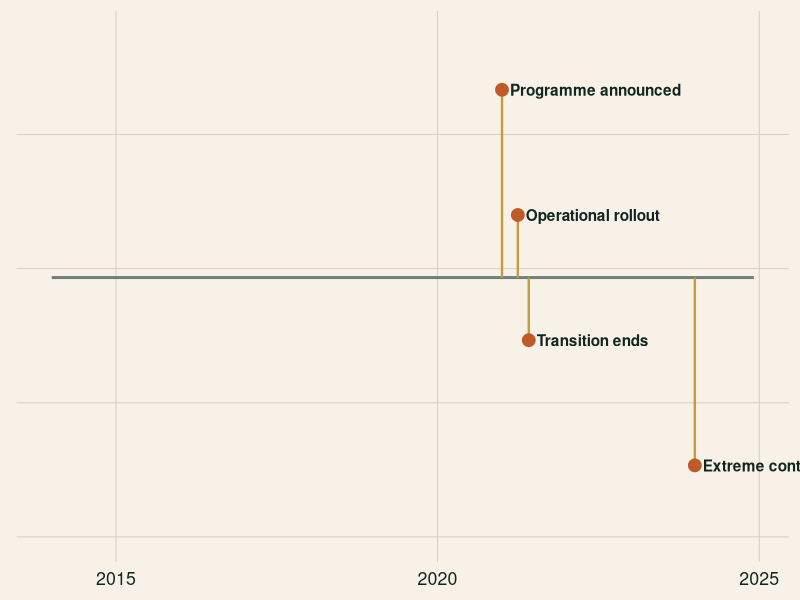
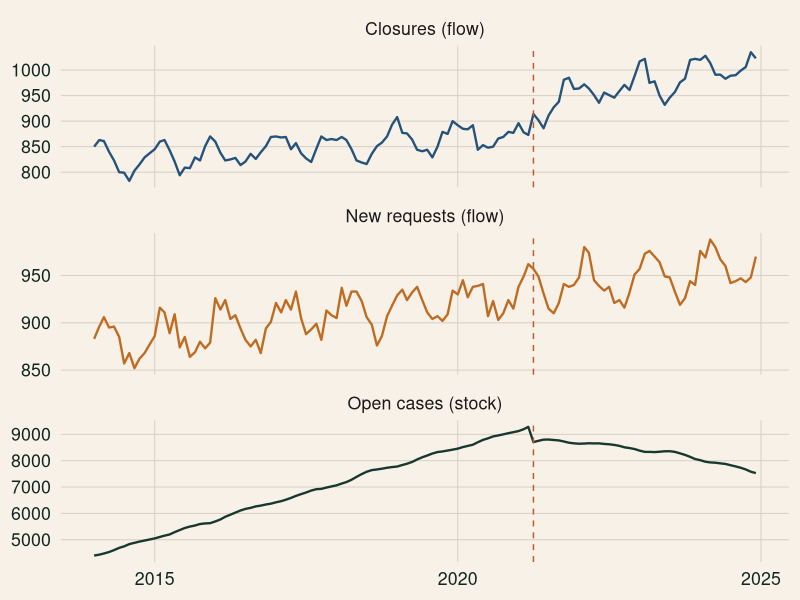
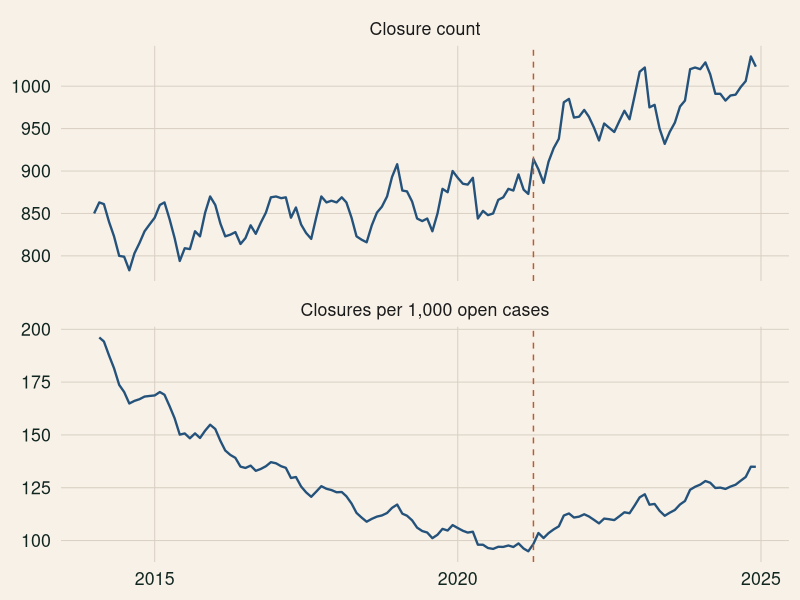
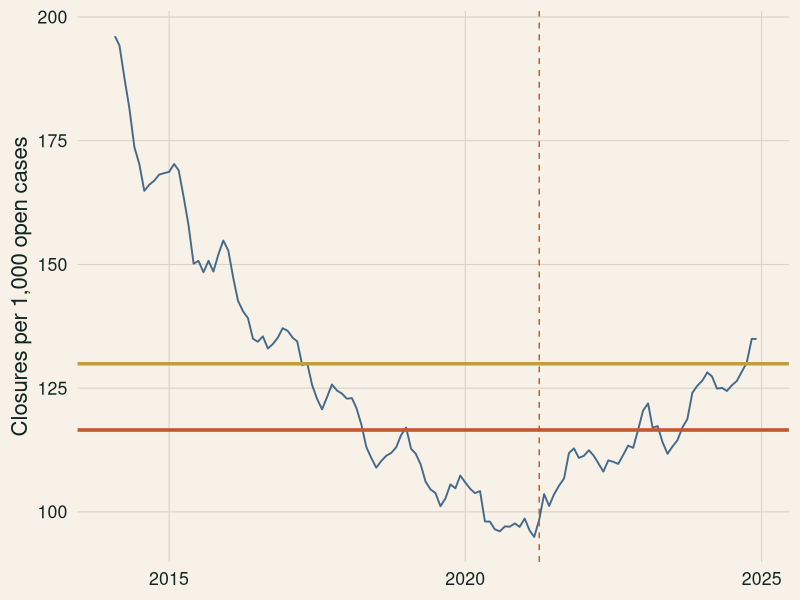
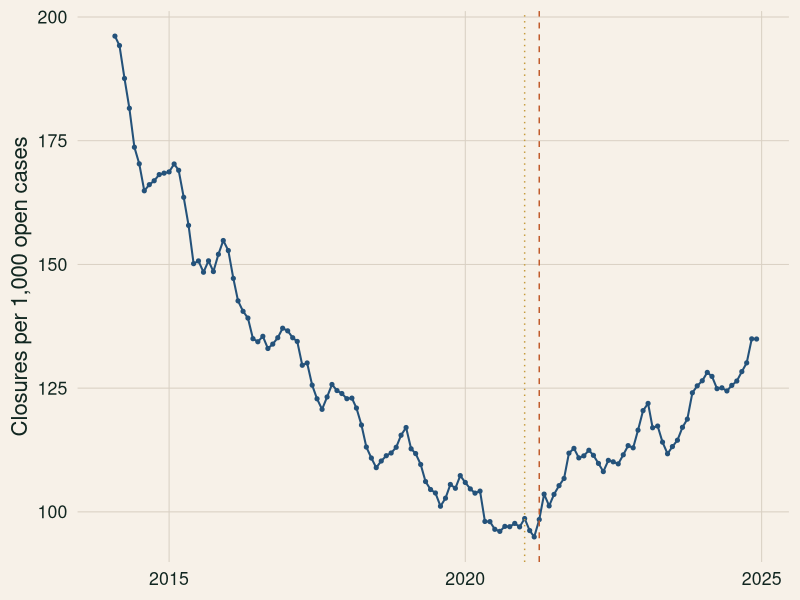
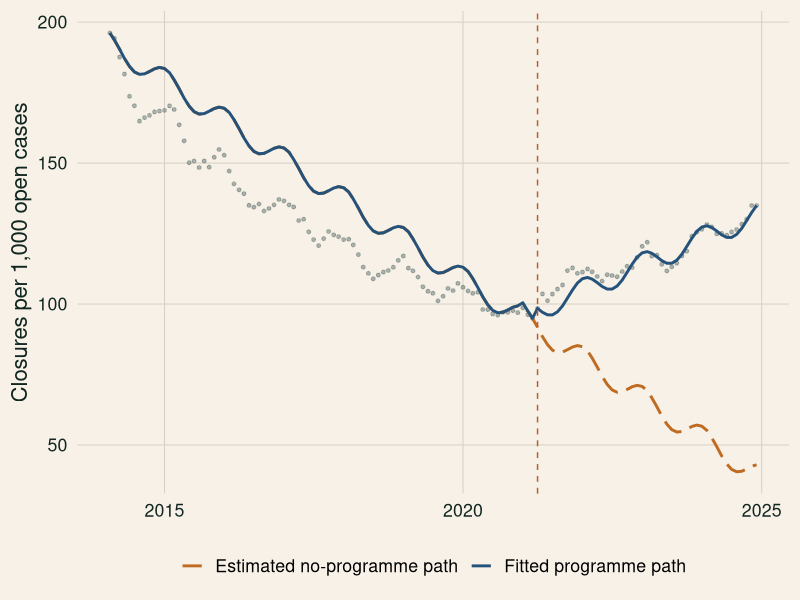
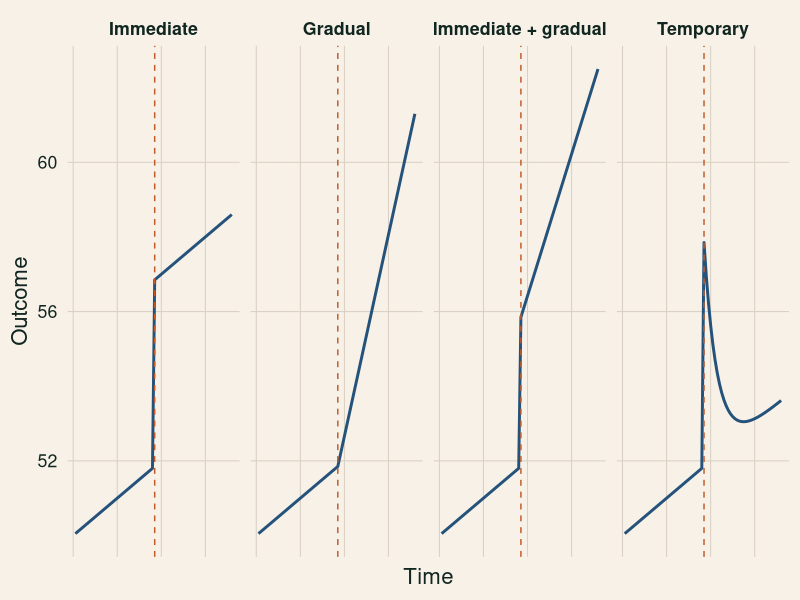
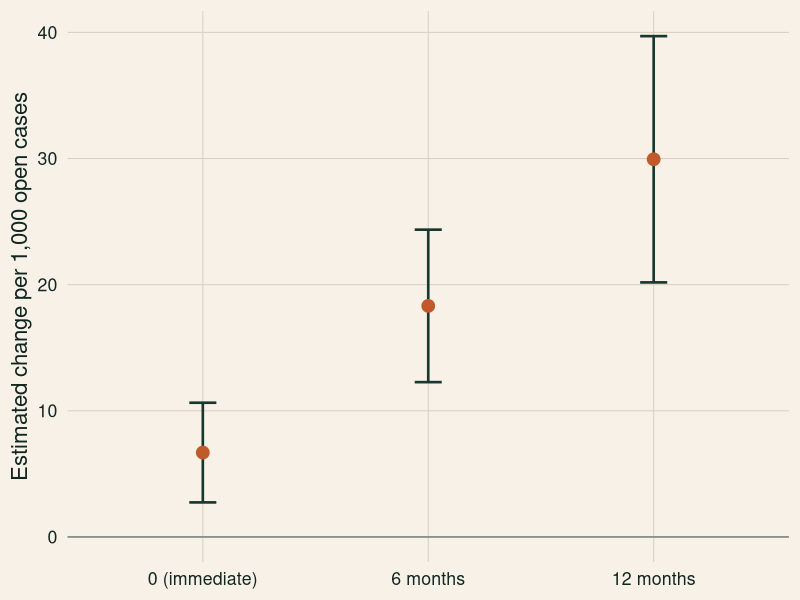

Source code (R) for these figures, in order:
#!/usr/bin/env Rscript

# Generate deterministic teaching charts for the interrupted time-series deck.
# The case is wholly synthetic and represents a public housing-repairs service.

suppressPackageStartupMessages({
  library(ggplot2)
  library(nlme)
})

script_arg <- grep("^--file=", commandArgs(), value = TRUE)
script_path <- if (length(script_arg) == 1L) {
  normalizePath(sub("^--file=", "", script_arg), mustWork = TRUE)
} else {
  normalizePath("docs/scripts/generate_its_slide_assets.R", mustWork = TRUE)
}

output_dir <- file.path(dirname(dirname(script_path)), "slides", "assets")
dir.create(output_dir, recursive = TRUE, showWarnings = FALSE)

ink <- "#112620"
deep <- "#17372f"
accent <- "#c05a2a"
gold <- "#c59b3d"
blue <- "#24527a"
orange <- "#bf6b21"
soft <- "#f7f1e8"
muted <- "#6f7f79"

deck_theme <- theme_minimal(base_size = 16) +
  theme(
    plot.background = element_rect(fill = soft, colour = NA),
    panel.background = element_rect(fill = soft, colour = NA),
    panel.grid.minor = element_blank(),
    panel.grid.major = element_line(colour = "#d9d0c3", linewidth = 0.35),
    plot.title = element_text(colour = ink, face = "bold"),
    plot.subtitle = element_text(colour = "#4b615b"),
    axis.text = element_text(colour = ink),
    axis.title = element_text(colour = ink),
    legend.background = element_rect(fill = soft, colour = NA),
    legend.key = element_rect(fill = soft, colour = NA),
    legend.position = "bottom"
  )

save_plot <- function(filename, plot, width = 11, height = 5.5) {
  ggsave(
    filename = file.path(output_dir, filename),
    plot = plot,
    width = width,
    height = height,
    dpi = 180,
    bg = soft
  )
}

simulate_repairs <- function(seed = 48127L) {
  set.seed(seed)
  n_months <- 132L
  announcement_time <- 85L
  implementation_time <- 88L
  time <- seq_len(n_months)
  date <- seq(as.Date("2014-01-01"), by = "month", length.out = n_months)
  announcement <- as.integer(time == announcement_time)
  implemented <- as.integer(time >= implementation_time)
  time_after <- pmax(0L, time - implementation_time)
  transition <- as.integer(time %in% implementation_time:(implementation_time + 2L))
  season_sin <- sin(2 * pi * time / 12)
  season_cos <- cos(2 * pi * time / 12)
  demand_pressure <- 100 + 0.10 * time + 5 * season_sin +
    as.numeric(arima.sim(list(ar = 0.45), n = n_months, sd = 1.3))
  weather_pressure <- 50 + 6 * season_cos +
    as.numeric(arima.sim(list(ar = 0.25), n = n_months, sd = 1.2))
  service_noise <- as.numeric(arima.sim(list(ar = 0.60), n = n_months, sd = 10))
  programme_effect <- 70 * implemented + 1.1 * time_after - 25 * transition

  completed <- pmax(1L, round(
    735 + 0.30 * time + 20 * season_cos + 0.9 * (demand_pressure - 100) +
      programme_effect + service_noise
  ))
  withdrawn <- pmax(1L, round(72 + 5 * season_sin + rnorm(n_months, 0, 3)))
  transferred <- pmax(1L, round(28 + rnorm(n_months, 0, 2)))
  closures <- completed + withdrawn + transferred
  new_requests <- pmax(1L, round(
    875 + 0.55 * time + 17 * season_sin + 1.2 * (demand_pressure - 100) +
      rnorm(n_months, 0, 8)
  ))
  scope_change <- ifelse(time == implementation_time, -620L, 0L)

  open_cases <- integer(n_months)
  open_cases[[1]] <- 4400L
  for (index in 2:n_months) {
    open_cases[[index]] <- open_cases[[index - 1L]] +
      new_requests[[index]] - closures[[index]] + scope_change[[index]]
  }

  eligible_properties <- round(24500 + 9 * time - 1100 * implemented)
  published_open_cases <- open_cases
  published_open_cases[[50]] <- round(open_cases[[50]] * 0.38)
  lag_open_cases <- c(NA, head(open_cases, -1L))
  closure_rate <- 1000 * closures / lag_open_cases

  data.frame(
    time,
    date,
    announcement,
    implemented,
    time_after,
    transition,
    season_sin,
    season_cos,
    demand_pressure,
    weather_pressure,
    completed,
    withdrawn,
    transferred,
    closures,
    new_requests,
    scope_change,
    open_cases,
    published_open_cases,
    eligible_properties,
    lag_open_cases,
    closure_rate
  )
}

repairs <- simulate_repairs()
announcement_date <- repairs$date[repairs$announcement == 1L]
implementation_date <- repairs$date[min(which(repairs$implemented == 1L))]

stopifnot(
  nrow(repairs) == 132L,
  identical(repairs$closures, repairs$completed + repairs$withdrawn + repairs$transferred),
  all(repairs$time_after[repairs$date == implementation_date] == 0L),
  all(repairs$open_cases[-1L] == repairs$open_cases[-nrow(repairs)] +
    repairs$new_requests[-1L] - repairs$closures[-1L] + repairs$scope_change[-1L])
)

timeline <- data.frame(
  date = c(announcement_date, implementation_date, implementation_date + 62, as.Date("2024-01-01")),
  event = c("Programme announced", "Operational rollout", "Transition ends", "Extreme context period"),
  y = c(1.00, 0.72, 0.44, 0.16)
)

timeline_plot <- ggplot(timeline, aes(date, y)) +
  annotate(
    "segment",
    x = min(repairs$date), xend = max(repairs$date), y = 0.58, yend = 0.58,
    colour = muted,
    linewidth = 1
  ) +
  geom_segment(aes(xend = date, yend = 0.58), colour = gold, linewidth = 0.8) +
  geom_point(colour = accent, size = 4) +
  geom_text(aes(label = event), hjust = 0, nudge_x = 45, colour = ink, fontface = "bold") +
  coord_cartesian(ylim = c(0, 1.12), clip = "off") +
  labs(x = NULL, y = NULL) +
  deck_theme +
  theme(axis.text.y = element_blank(), axis.ticks.y = element_blank(), panel.grid = element_blank())
save_plot("its-timeline.png", timeline_plot, height = 4.4)

stock_flow_long <- rbind(
  data.frame(date = repairs$date, series = "Open cases (stock)", value = repairs$open_cases),
  data.frame(date = repairs$date, series = "New requests (flow)", value = repairs$new_requests),
  data.frame(date = repairs$date, series = "Closures (flow)", value = repairs$closures)
)
stock_flow_plot <- ggplot(stock_flow_long, aes(date, value, colour = series)) +
  geom_line(linewidth = 0.8) +
  geom_vline(xintercept = implementation_date, linetype = "dashed", colour = accent) +
  facet_wrap(~ series, ncol = 1, scales = "free_y") +
  scale_colour_manual(values = c(
    "Open cases (stock)" = deep,
    "New requests (flow)" = orange,
    "Closures (flow)" = blue
  )) +
  labs(x = NULL, y = NULL, colour = NULL) +
  deck_theme + theme(legend.position = "none")
save_plot("its-stock-flow.png", stock_flow_plot, height = 7.2)

count_rate_data <- data.frame(
  date = rep(repairs$date, 2),
  measure = rep(c("Closure count", "Closures per 1,000 open cases"), each = nrow(repairs)),
  value = c(repairs$closures, repairs$closure_rate)
)
count_rate_plot <- ggplot(count_rate_data, aes(date, value)) +
  geom_line(colour = blue, linewidth = 0.8, na.rm = TRUE) +
  geom_vline(xintercept = implementation_date, linetype = "dashed", colour = accent) +
  facet_wrap(~ measure, ncol = 1, scales = "free_y") +
  labs(x = NULL, y = NULL) + deck_theme
save_plot("its-count-rate.png", count_rate_plot, height = 6.6)

prepost <- aggregate(closure_rate ~ implemented, data = repairs, FUN = mean, na.rm = TRUE)
prepost_plot <- ggplot(repairs, aes(date, closure_rate)) +
  geom_line(colour = blue, linewidth = 0.65, alpha = 0.85, na.rm = TRUE) +
  geom_hline(yintercept = prepost$closure_rate[prepost$implemented == 0], colour = gold, linewidth = 1.2) +
  geom_hline(yintercept = prepost$closure_rate[prepost$implemented == 1], colour = accent, linewidth = 1.2) +
  geom_vline(xintercept = implementation_date, linetype = "dashed", colour = accent) +
  labs(x = NULL, y = "Closures per 1,000 open cases") + deck_theme
save_plot("its-prepost.png", prepost_plot)

raw_plot <- ggplot(repairs, aes(date, closure_rate)) +
  geom_line(colour = blue, linewidth = 0.7, na.rm = TRUE) +
  geom_point(colour = blue, size = 1.1, na.rm = TRUE) +
  geom_vline(xintercept = announcement_date, linetype = "dotted", colour = gold) +
  geom_vline(xintercept = implementation_date, linetype = "dashed", colour = accent) +
  labs(x = NULL, y = "Closures per 1,000 open cases") + deck_theme
save_plot("its-raw-series.png", raw_plot)

analysis <- subset(repairs, is.finite(closure_rate))
its_formula <- closure_rate ~ time + announcement + implemented + time_after + season_sin + season_cos
ols_fit <- lm(its_formula, data = analysis)
gls_fit <- gls(its_formula, data = analysis, correlation = corAR1(form = ~ time), method = "REML")
counterfactual <- transform(analysis, announcement = 0L, implemented = 0L, time_after = 0L)
analysis$fitted_programme <- as.numeric(predict(gls_fit, newdata = analysis))
analysis$no_programme <- as.numeric(predict(gls_fit, newdata = counterfactual))
trajectory <- rbind(
  data.frame(date = analysis$date, series = "Fitted programme path", value = analysis$fitted_programme),
  data.frame(date = analysis$date, series = "Estimated no-programme path", value = analysis$no_programme)
)
counterfactual_plot <- ggplot(analysis, aes(date, closure_rate)) +
  geom_point(colour = muted, size = 1, alpha = 0.55) +
  geom_line(data = trajectory, aes(y = value, colour = series, linetype = series), linewidth = 1) +
  geom_vline(xintercept = implementation_date, linetype = "dashed", colour = accent) +
  scale_colour_manual(values = c("Fitted programme path" = blue, "Estimated no-programme path" = orange)) +
  scale_linetype_manual(values = c("Fitted programme path" = "solid", "Estimated no-programme path" = "longdash")) +
  labs(x = NULL, y = "Closures per 1,000 open cases", colour = NULL, linetype = NULL) + deck_theme
save_plot("its-counterfactual.png", counterfactual_plot)

shape_time <- 1:72
shape_interruption <- 37L
shape_indicator <- as.integer(shape_time >= shape_interruption)
shape_after <- pmax(0, shape_time - shape_interruption)
shape_baseline <- 50 + 0.05 * shape_time
shape_data <- rbind(
  data.frame(time = shape_time, shape = "Immediate", outcome = shape_baseline + 5 * shape_indicator),
  data.frame(time = shape_time, shape = "Gradual", outcome = shape_baseline + 0.22 * shape_after),
  data.frame(time = shape_time, shape = "Immediate + gradual", outcome = shape_baseline + 4 * shape_indicator + 0.14 * shape_after),
  data.frame(time = shape_time, shape = "Temporary", outcome = shape_baseline + 6 * exp(-shape_after / 6) * shape_indicator)
)
shape_data$shape <- factor(shape_data$shape, levels = c("Immediate", "Gradual", "Immediate + gradual", "Temporary"))
effect_shapes_plot <- ggplot(shape_data, aes(time, outcome)) +
  geom_line(colour = blue, linewidth = 1) +
  geom_vline(xintercept = shape_interruption, linetype = "dashed", colour = accent) +
  facet_wrap(~ shape, nrow = 1) +
  labs(x = "Time", y = "Outcome") + deck_theme +
  theme(strip.text = element_text(face = "bold", colour = ink), axis.text.x = element_blank(), axis.ticks.x = element_blank())
save_plot("its-effect-shapes.png", effect_shapes_plot, width = 12, height = 4.4)

effect_at_horizon <- function(h) {
  beta_hat <- coef(gls_fit)
  beta_vcov <- vcov(gls_fit)
  weights <- c(implemented = 1, time_after = h)
  relevant <- beta_vcov[names(weights), names(weights), drop = FALSE]
  estimate <- sum(weights * beta_hat[names(weights)])
  standard_error <- sqrt(as.numeric(t(weights) %*% relevant %*% weights))
  data.frame(
    horizon = factor(paste0(h, ifelse(h == 0, " (immediate)", " months")), levels = c("0 (immediate)", "6 months", "12 months")),
    estimate,
    lower = estimate - qnorm(0.975) * standard_error,
    upper = estimate + qnorm(0.975) * standard_error
  )
}
horizon_data <- do.call(rbind, lapply(c(0, 6, 12), effect_at_horizon))
horizon_plot <- ggplot(horizon_data, aes(horizon, estimate)) +
  geom_hline(yintercept = 0, colour = muted, linewidth = 0.5) +
  geom_errorbar(aes(ymin = lower, ymax = upper), width = 0.12, colour = deep, linewidth = 0.9) +
  geom_point(colour = accent, size = 4) +
  labs(x = NULL, y = "Estimated change per 1,000 open cases") + deck_theme
save_plot("its-horizon-effects.png", horizon_plot, width = 8.5, height = 5.2)

seasonality_plot <- ggplot(repairs, aes(date)) +
  geom_line(aes(y = closure_rate), colour = muted, linewidth = 0.55, na.rm = TRUE) +
  geom_line(aes(y = 210 + 12 * season_cos), colour = accent, linewidth = 1.05) +
  geom_vline(xintercept = implementation_date, linetype = "dashed", colour = deep) +
  labs(x = NULL, y = "Closures per 1,000 open cases") + deck_theme
save_plot("its-seasonality.png", seasonality_plot)

png(file.path(output_dir, "its-residual-acf.png"), width = 1800, height = 820, res = 180, bg = soft)
old_par <- par(mfrow = c(1, 2), mar = c(4.5, 4.5, 3.5, 1.5), bg = soft, fg = ink, col.axis = ink, col.lab = ink, col.main = ink)
acf(residuals(ols_fit), main = "OLS residuals", xlab = "Lag (months)", col = blue)
acf(residuals(gls_fit, type = "normalized"), main = "Normalized AR(1) GLS residuals", xlab = "Lag (months)", col = accent)
par(old_par)
dev.off()

set.seed(90210)
comparison_noise <- as.numeric(arima.sim(list(ar = 0.55), n = nrow(repairs), sd = 5))
shared_shock <- 18 * repairs$implemented
comparison_rate <- 185 + 0.10 * repairs$time + 9 * repairs$season_cos + comparison_noise + shared_shock
treated_rate <- repairs$closure_rate + shared_shock
controlled <- rbind(
  data.frame(date = repairs$date, series = "Programme area", value = treated_rate),
  data.frame(date = repairs$date, series = "Comparison area", value = comparison_rate)
)
controlled_plot <- ggplot(controlled, aes(date, value, colour = series)) +
  geom_line(linewidth = 0.8, na.rm = TRUE) +
  geom_vline(xintercept = implementation_date, linetype = "dashed", colour = accent) +
  scale_colour_manual(values = c("Programme area" = blue, "Comparison area" = orange)) +
  labs(x = NULL, y = "Closures per 1,000 open cases", colour = NULL) + deck_theme
save_plot("its-controlled-shock.png", controlled_plot)

validation_data <- data.frame(
  model = factor(rep(c("Seasonal naive", "Trend + season", "AR(2) + season", "Context + trend"), each = 3),
    levels = c("Seasonal naive", "Trend + season", "AR(2) + season", "Context + trend")),
  horizon = factor(rep(c("3 months", "6 months", "12 months"), 4), levels = c("3 months", "6 months", "12 months")),
  normalized_rmse = c(1, 1, 1, 0.86, 0.91, 1.06, 0.80, 0.84, 0.94, 0.83, 0.89, 1.02)
)
validation_plot <- ggplot(validation_data, aes(horizon, normalized_rmse, colour = model, group = model)) +
  geom_hline(yintercept = 1, linetype = "dotted", colour = muted) +
  geom_line(linewidth = 1) + geom_point(size = 3) +
  scale_colour_manual(values = c(muted, orange, blue, accent)) +
  labs(x = NULL, y = "RMSE relative to seasonal naive", colour = NULL) + deck_theme
save_plot("its-validation.png", validation_plot, width = 9.4, height = 5.3)

support <- data.frame(
  period = c("Pre-rollout training", "Primary impact window", "Unsupported extension"),
  minimum = c(91, 94, 82),
  maximum = c(116, 119, 143)
)
support$period <- factor(support$period, levels = rev(support$period))
support_plot <- ggplot(support, aes(y = period)) +
  geom_segment(aes(x = minimum, xend = maximum, yend = period), linewidth = 7, colour = blue, lineend = "round") +
  geom_vline(xintercept = c(91, 116), linetype = "dotted", colour = muted) +
  geom_point(aes(x = minimum), colour = deep, size = 3) +
  geom_point(aes(x = maximum), colour = accent, size = 3) +
  labs(x = "Contextual predictor range", y = NULL) + deck_theme
save_plot("its-support-audit.png", support_plot, width = 9.5, height = 4.7)

robustness <- data.frame(
  check = factor(c("Primary", "Announcement date", "Shorter baseline", "Omit anomaly", "Scope-adjusted stock", "Exclude transition"),
    levels = rev(c("Primary", "Announcement date", "Shorter baseline", "Omit anomaly", "Scope-adjusted stock", "Exclude transition"))),
  estimate = c(28, 10, 25, 29, 20, 26),
  lower = c(17, -4, 11, 18, 8, 12),
  upper = c(39, 24, 39, 40, 32, 40)
)
robustness_plot <- ggplot(robustness, aes(estimate, check)) +
  geom_vline(xintercept = 0, colour = muted) +
  geom_errorbar(aes(xmin = lower, xmax = upper), width = 0.15, colour = deep, linewidth = 0.8, orientation = "y") +
  geom_point(colour = accent, size = 3) +
  labs(x = "Illustrative 6-month effect", y = NULL) + deck_theme
save_plot("its-robustness.png", robustness_plot, width = 9.5, height = 5.6)

message("Wrote interrupted time-series slide assets to ", output_dir)
